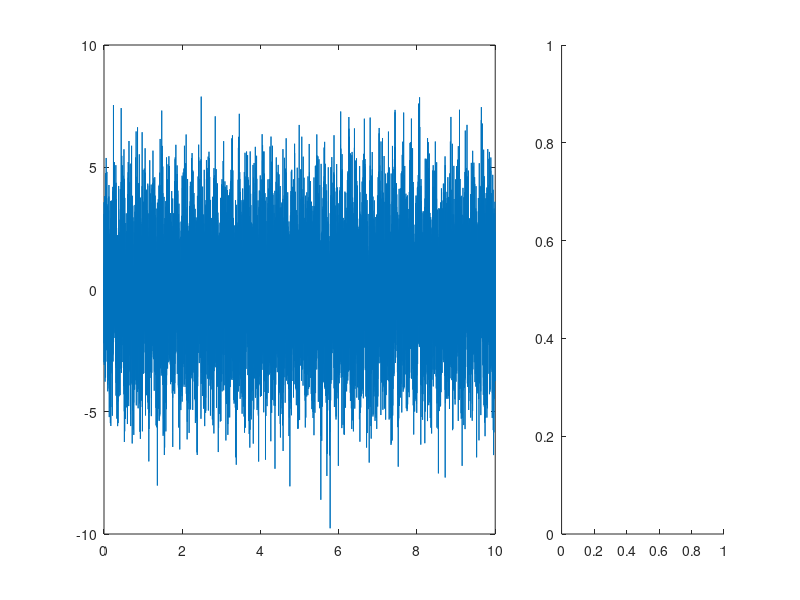

Recreate this plot in MATLAB. (Note: this script raises an error after producing the figure.)
% addpath('../bfilt_tools')
% addpath("./phase-amplitude-coupling/")
% addpath("eegfilt")

%% make test signal
srate = 2000;
T = 10;             % Duration of the signal (seconds)
t = 0:1/srate:T;    % Time vector

f_low  = 5;
f_high = 60;

y_low  = sin(2 * pi * f_low * t); 
y_high = sin(2 * pi * f_high* t);

mamp = 2; % modulated amplitude

y = (0.2 * (sin(2*pi*t*f_low) + 1) + mamp*0.1) .* sin(2*pi*t*f_high) + sin(2*pi*t*f_low);
y = y + 2*randn(1, length(y));

figure("units", "normalized", "position", [0.1, 0.2, 0.8, 0.4]);
subplot(1,3,[1,2])
plot(t, y);

subplot(1,3,3)
[yf, f] = get_fft(y, srate);
plot(f, yf)
xlim([0, 100])

%% compute modulation index
% select target frequency
target_phs_freq = 2:1:20;
target_amp_freq = 40:5:200;

% compute the target frequency range in each point
phs_freq_range = get_freq_range(target_phs_freq);
amp_freq_range = get_freq_range(target_amp_freq);

% % compute phase and envelope
% phs = eegfilt_multi_bands(y, srate, phs_freq_range);
% phs = angle(hilbert(phs'));
% amp = eegfilt_multi_bands(y, srate, amp_freq_range); 
% amp = abs(hilbert(amp'));
% 
% % estimate modulation index
% [mi, amp_distrib] = compute_mi(phs, amp, 21);

[mi, amp_distrib] = compute_mi_from_signal(y, srate, phs_freq_range, amp_freq_range);

%%
figure;
% imagesc(imresize(mi, 5), 'XData', target_phs_freq, 'YData', target_amp_freq)
imagesc(mi, 'XData', target_phs_freq, 'YData', target_amp_freq)
axis xy
% contourf(target_phs_freq, target_amp_freq, mi, 50, 'edgecolor', 'none');
c = colorbar;
c.Label.String = "Modulation Index";
colormap jet
xlabel("f_{phase} (Hz)", "fontsize", 14)
ylabel("f_{amp} (Hz)", "fontsize", 14);

%%


